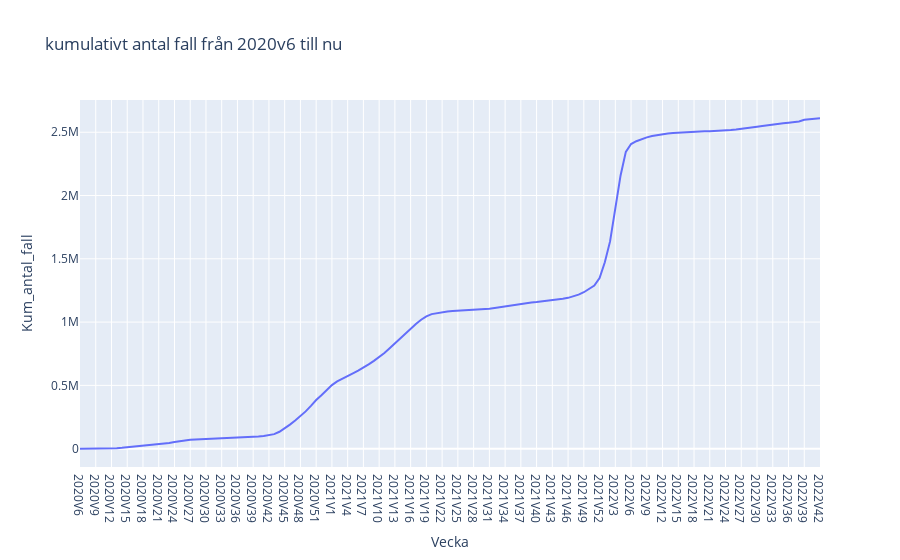

Notebook code cell kept with this figure:
### Code cell
# använda plotly
fig = px.line(
    df, x="Vecka", y="Kum_antal_fall", 
    title="kumulativt antal fall från 2020v6 till nu"
)
fig.show()
fig.write_html("uppgift 1f.html", auto_open = True)

### Figure 1 — Plotly figure (JSON) as saved in the notebook; plotly's stock layout.template omitted (floating-point values rounded to 4 significant figures; data arrays with more than 128 entries replaced by an {"elided": "..."} marker saying what was removed)
{"data": [{"hovertemplate": "Vecka=%{x}<br>Kum_antal_fall=%{y}<extra></extra>", "legendgroup": "", "line": {"color": "#636efa", "dash": "solid"}, "marker": {"symbol": "circle"}, "mode": "lines", "name": "", "orientation": "v", "showlegend": false, "type": "scatter", "x": {"elided": "142 str values"}, "xaxis": "x", "y": {"elided": "142 int values"}, "yaxis": "y"}], "layout": {"legend": {"tracegroupgap": 0}, "title": {"text": "kumulativt antal fall från 2020v6 till nu"}, "xaxis": {"anchor": "y", "domain": [0, 1], "title": {"text": "Vecka"}}, "yaxis": {"anchor": "x", "domain": [0, 1], "title": {"text": "Kum_antal_fall"}}}}
